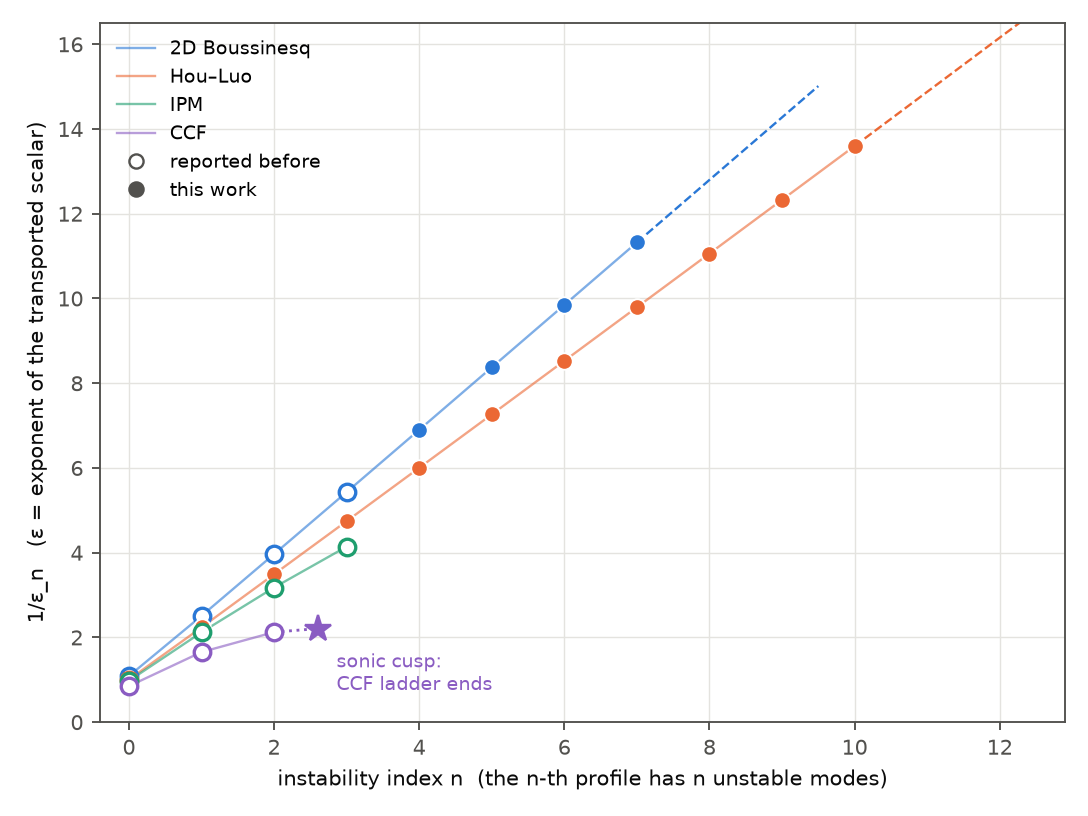

Generate this figure with Python:
"""Fig. 1: the hierarchies. 1/ε_n against n, where ε is the exponent of the transported scalar (λ − 1 for 2D
Boussinesq and Hou–Luo, λ for IPM and CCF). Open symbols: profiles reported before this work; filled: new.
CCF ends at its sonic cusp (P02); the others continue (dashed: asymptotic spacing; Hou–Luo: derived π/C_∞)."""
import numpy as np, re, glob, contextlib, io
import matplotlib; matplotlib.use("Agg")
import matplotlib.pyplot as plt
with contextlib.redirect_stdout(io.StringIO()):
    from ladder_fit import bq_lam, hl_lam

INK, MUTED, GRID = '#0b0b0b', '#52514e', '#e4e3df'
COL = {'2D Boussinesq': '#2a78d6', 'Hou–Luo': '#eb6834', 'IPM': '#1f9e6e', 'CCF': '#8a5cc2'}
plt.rcParams.update({'font.size': 9, 'axes.edgecolor': MUTED, 'axes.labelcolor': INK, 'xtick.color': MUTED,
                     'ytick.color': MUTED, 'axes.grid': True, 'grid.color': GRID, 'grid.linewidth': 0.6})


def ipm_rungs():
    out = {}
    for f in glob.glob("ipm_rung[0-9].out"):
        for line in open(f):
            m = re.search(r"CROSSING .*: λ = ([0-9.]+)", line)
            if m:
                out[float(m.group(1))] = True
    return sorted(out, reverse=True)


data = {
    '2D Boussinesq': ([1 / (l - 1) for l in bq_lam], 4),            # n < 4 reported (Wang et al. 2025)
    'Hou–Luo': ([1 / (l - 1) for l in list(hl_lam) + [1.08113374, 1.07355524]], 1),   # n = 0 (Chen–Hou)
    'IPM': ([1 / l for l in ipm_rungs()], 4),                       # n < 4 reported (Wang et al. 2025)
    'CCF': ([1 / l for l in (1.180777662899, 0.6057337012, 0.471324227767)], 3),
}
fig, ax = plt.subplots(1, 1, figsize=(6.4, 4.8))
for name, (z, nknown) in data.items():
    n = np.arange(len(z)); c = COL[name]
    ax.plot(n[:nknown], z[:nknown], 'o', mfc='white', mec=c, mew=1.4, ms=7, zorder=3)
    if len(z) > nknown:
        ax.plot(n[nknown:], z[nknown:], 'o', color=c, mec='white', mew=0.8, ms=7, zorder=3)
    ax.plot(n, z, '-', color=c, lw=1.0, alpha=0.6, label=name)
    if name in ('2D Boussinesq', 'Hou–Luo') and len(z) > 3:
        slope = 1.279 if name == 'Hou–Luo' else np.diff(z)[-1]
        nn = np.array([n[-1], n[-1] + 2.5]); ax.plot(nn, z[-1] + slope * (nn - n[-1]), '--', color=c, lw=1.0)
zs = 1 / 0.4535843
ax.plot([2, 2.6], [data['CCF'][0][-1], zs], ':', color=COL['CCF'], lw=1.2)
ax.plot(2.6, zs, '*', color=COL['CCF'], ms=12, zorder=4)
ax.annotate('sonic cusp:\nCCF ladder ends', (2.6, zs), textcoords='offset points', xytext=(8, -26), fontsize=8,
            color=COL['CCF'])
ax.set_xlabel('instability index n  (the n-th profile has n unstable modes)')
ax.set_ylabel('1/ε_n   (ε = exponent of the transported scalar)')
ax.plot([], [], 'o', mfc='white', mec=MUTED, label='reported before'); ax.plot([], [], 'o', color=MUTED, label='this work')
ax.legend(fontsize=8, frameon=False, loc='upper left')
ax.set_xlim(-0.4, 12.9); ax.set_ylim(0, 16.5)
plt.tight_layout(); plt.savefig('fig_hierarchy.png', dpi=170)
for name, (z, k) in data.items():
    print(name, np.round(z, 4).tolist())
